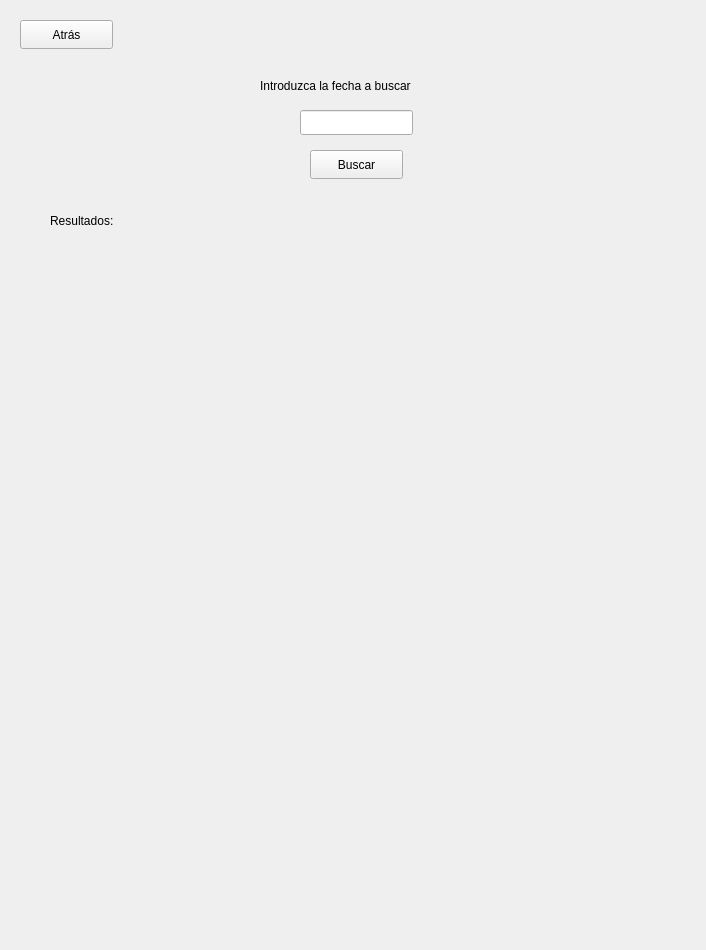
<?xml version="1.0" encoding="UTF-8"?>
<ui version="4.0">
 <class>busquedaFecha</class>
 <widget class="QWidget" name="busquedaFecha">
  <property name="geometry">
   <rect>
    <x>0</x>
    <y>0</y>
    <width>706</width>
    <height>950</height>
   </rect>
  </property>
  <property name="windowTitle">
   <string>Form</string>
  </property>
  <widget class="QPushButton" name="btn_atras">
   <property name="geometry">
    <rect>
     <x>20</x>
     <y>20</y>
     <width>93</width>
     <height>29</height>
    </rect>
   </property>
   <property name="text">
    <string>Atrás</string>
   </property>
  </widget>
  <widget class="QPushButton" name="btn_buscar">
   <property name="geometry">
    <rect>
     <x>310</x>
     <y>150</y>
     <width>93</width>
     <height>29</height>
    </rect>
   </property>
   <property name="text">
    <string>Buscar</string>
   </property>
  </widget>
  <widget class="QLabel" name="label">
   <property name="geometry">
    <rect>
     <x>260</x>
     <y>70</y>
     <width>201</width>
     <height>31</height>
    </rect>
   </property>
   <property name="text">
    <string>Introduzca la fecha a buscar</string>
   </property>
  </widget>
  <widget class="QLineEdit" name="respuesta">
   <property name="geometry">
    <rect>
     <x>300</x>
     <y>110</y>
     <width>113</width>
     <height>25</height>
    </rect>
   </property>
  </widget>
  <widget class="QLabel" name="label_2">
   <property name="geometry">
    <rect>
     <x>50</x>
     <y>210</y>
     <width>91</width>
     <height>21</height>
    </rect>
   </property>
   <property name="text">
    <string>Resultados:</string>
   </property>
  </widget>
  <widget class="QLabel" name="resultados">
   <property name="geometry">
    <rect>
     <x>70</x>
     <y>290</y>
     <width>571</width>
     <height>651</height>
    </rect>
   </property>
   <property name="text">
    <string/>
   </property>
   <property name="alignment">
    <set>Qt::AlignHCenter|Qt::AlignTop</set>
   </property>
  </widget>
 </widget>
 <resources/>
 <connections/>
</ui>
